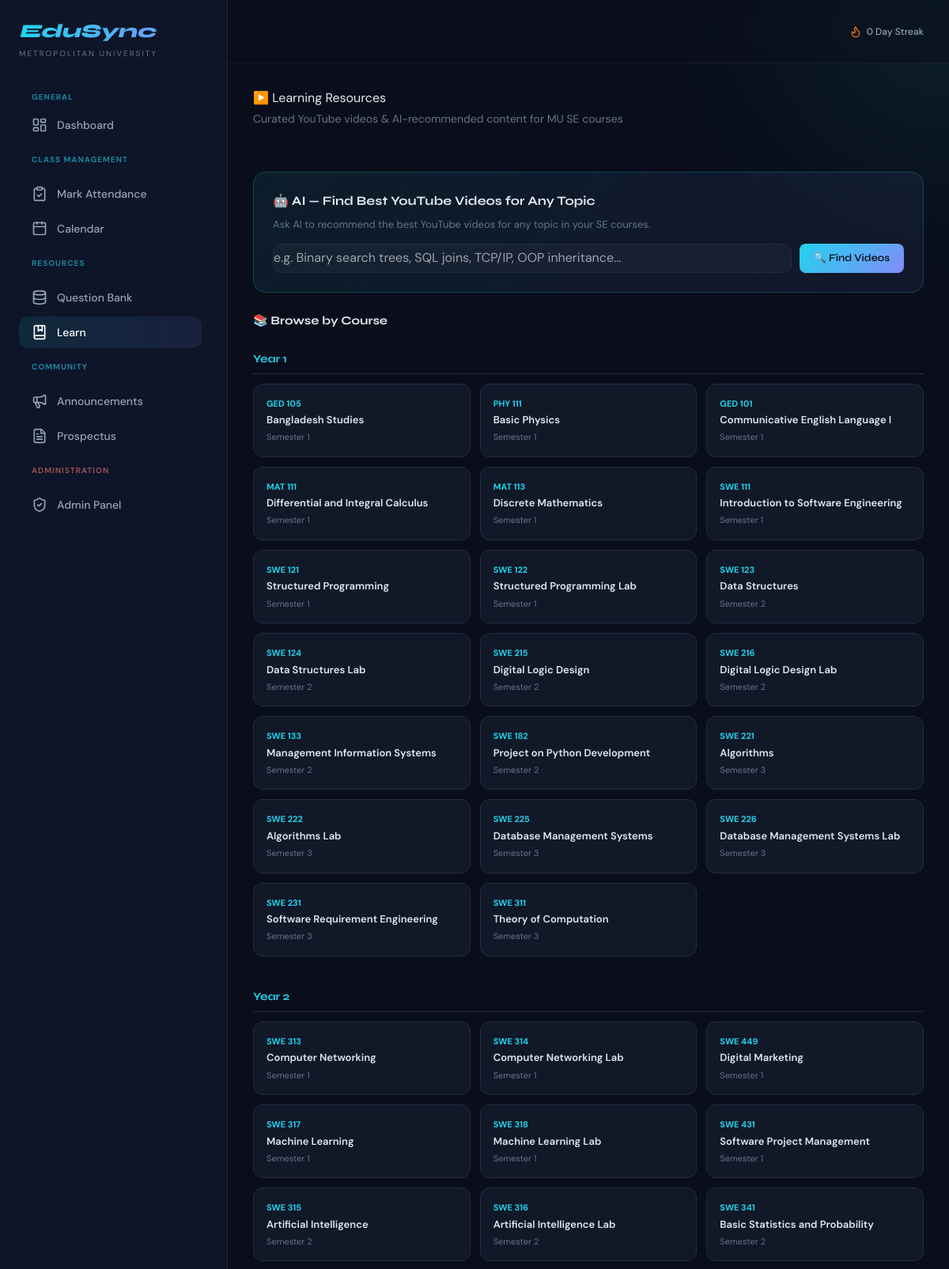
Screenshot of /learn (signed in, upper part) with the database file from the repository.
### tables this page shows
CREATE TABLE users (
    id INT AUTO_INCREMENT PRIMARY KEY,
    name VARCHAR(100) NOT NULL,
    email VARCHAR(150) NOT NULL UNIQUE,
    password VARCHAR(255) NOT NULL,
    avatar VARCHAR(255) DEFAULT 'default.png',
    student_id VARCHAR(30),
    batch VARCHAR(20),
    semester INT DEFAULT 1,
    department VARCHAR(100) DEFAULT 'Software Engineering',
    bio TEXT,
    streak INT DEFAULT 0,
    last_active DATE,
    role ENUM('student','faculty','admin') DEFAULT 'student',
    created_at TIMESTAMP DEFAULT CURRENT_TIMESTAMP
);

CREATE TABLE courses (
    id INT AUTO_INCREMENT PRIMARY KEY,
    name VARCHAR(200) NOT NULL,
    code VARCHAR(30) UNIQUE,
    year INT NOT NULL,
    semester INT NOT NULL,
    batch VARCHAR(20),
    department VARCHAR(100) DEFAULT 'Software Engineering',
    description TEXT,
    status ENUM('active','reserved') DEFAULT 'active',
    created_at TIMESTAMP DEFAULT CURRENT_TIMESTAMP
);

### app/Views/pages/learn.php (the view, shortened to what the rows shown need)
<?php $currentPage = 'learn'; ?>
<div class="topbar">
    <div>
        <div class="page-title">▶️ Learning Resources</div>
        <div class="page-sub">Curated YouTube videos & AI-recommended content for MU SE courses</div>
    </div>
</div>
<div class="ai-search-box">
    <div class="ai-search-title">🤖 AI — Find Best YouTube Videos for Any Topic</div>
    <p style="font-size:13px;color:var(--muted);margin-bottom:14px;">Ask AI to recommend the best YouTube videos for any topic in your SE courses.</p>
    <div style="display:flex;gap:10px;">
        <input type="text" id="aiTopicInput" placeholder="e.g. Binary search trees, SQL joins, TCP/IP, OOP inheritance..." style="flex:1;margin:0;">
        <button class="btn btn-primary" onclick="aiSearchVideos()">🔍 Find Videos</button>
    </div>
</div>
<div style="margin-bottom:16px;">
    <div style="font-family:'Syne',sans-serif;font-size:15px;font-weight:700;margin-bottom:14px;">📚 Browse by Course</div>
    <?php
    $yearGroups = [];
    foreach ($courses as $c) $yearGroups[$c['year']][] = $c;
    foreach ($yearGroups as $yr => $yCourses):
    ?>
    <div class="year-header">Year <?= $yr ?></div>
    <div class="course-grid">
        <?php foreach ($yCourses as $c): ?>
        <a href="/learn?course=<?= $c['id'] ?>" class="course-card <?= $selectedCourseId == $c['id'] ? 'active' : '' ?>">
            <div class="course-code"><?= htmlspecialchars($c['code']) ?></div>
            <div class="course-name"><?= htmlspecialchars($c['name']) ?></div>
            <div class="course-year">Semester <?= $c['semester'] ?></div>
        </a>
        <?php endforeach; ?>
    </div>
    <?php endforeach; ?>
</div>

### app/Views/layouts/layout.php (shortened to what the rows shown need)
<!DOCTYPE html>
<html lang="en" class="dark">
<head>
    <script src="https://cdn.tailwindcss.com"></script>
    <link rel="stylesheet" href="/assets/css/style.css">
</head>
<body class="bg-[#0a0e1a] text-slate-200 font-sans antialiased min-h-screen" x-data="{ sidebarOpen: true }">
    <div class="flex">
        <?php if (isset($user) && $user): ?>
            <aside
                class="fixed inset-y-0 left-0 z-50 w-72 bg-[#0f172a]/95 backdrop-blur-xl border-r border-slate-800 transition-transform duration-300 transform lg:translate-x-0 lg:static lg:inset-0"
                :class="sidebarOpen ? 'translate-x-0' : '-translate-x-full'"
            >
                <div class="flex flex-col h-full p-6">
                    <div class="mb-10">
                        <h1 class="font-syne text-2xl font-extrabold bg-gradient-to-r from-accent-cyan to-accent-purple bg-clip-text text-transparent italic">
                        </h1>
                        <p class="text-[10px] text-slate-500 uppercase tracking-[0.2em] mt-1">METROPOLITAN UNIVERSITY</p>
                    </div>
                    <nav class="flex-1 space-y-1 overflow-y-auto pr-2 custom-scrollbar">
                        <div class="text-[10px] font-bold text-accent-cyan uppercase tracking-widest px-4 mb-2 opacity-60">General</div>
                        <a href="/dashboard" class="flex items-center gap-3 px-4 py-2.5 rounded-xl transition-all duration-200 group <?php echo ($currentPage ?? '') === 'dashboard' ? 'nav-link-active' : 'text-slate-400 hover:bg-white/5 hover:text-white'; ?>">
                            <i data-lucide="layout-dashboard" class="w-5 h-5"></i>
                            <span class="text-sm font-medium">Dashboard</span>
                        </a>
                        <?php if ($this->session->isFaculty()): ?>
                        <div class="pt-3 pb-1">
                            <div class="text-[10px] font-bold text-accent-cyan uppercase tracking-widest px-4 mb-2 opacity-60">Class Management</div>
                        </div>
                        <a href="/admin/attendance" class="flex items-center gap-3 px-4 py-2.5 rounded-xl transition-all duration-200 group <?php echo ($currentPage ?? '') === 'attendance' ? 'nav-link-active' : 'text-slate-400 hover:bg-white/5 hover:text-white'; ?>">
                            <i data-lucide="clipboard-check" class="w-5 h-5"></i>
                            <span class="text-sm font-medium">Mark Attendance</span>
                        </a>
                        <?php endif; ?>
                        <a href="/calendar" class="flex items-center gap-3 px-4 py-2.5 rounded-xl transition-all duration-200 group <?php echo ($currentPage ?? '') === 'calendar' ? 'nav-link-active' : 'text-slate-400 hover:bg-white/5 hover:text-white'; ?>">
                            <i data-lucide="calendar" class="w-5 h-5"></i>
                            <span class="text-sm font-medium">Calendar</span>
                        </a>
                        <div class="pt-3 pb-1">
                            <div class="text-[10px] font-bold text-accent-cyan uppercase tracking-widest px-4 mb-2 opacity-60">Resources</div>
                        </div>
                        <a href="/question-bank" class="flex items-center gap-3 px-4 py-2.5 rounded-xl transition-all duration-200 group <?php echo ($currentPage ?? '') === 'question-bank' ? 'nav-link-active' : 'text-slate-400 hover:bg-white/5 hover:text-white'; ?>">
                            <i data-lucide="database" class="w-5 h-5"></i>
                            <span class="text-sm font-medium">Question Bank</span>
                        </a>
                        <a href="/learn" class="flex items-center gap-3 px-4 py-2.5 rounded-xl transition-all duration-200 group <?php echo ($currentPage ?? '') === 'learn' ? 'nav-link-active' : 'text-slate-400 hover:bg-white/5 hover:text-white'; ?>">
                            <i data-lucide="book-marked" class="w-5 h-5"></i>
                            <span class="text-sm font-medium">Learn</span>
                        </a>
                        <div class="pt-3 pb-1">
                            <div class="text-[10px] font-bold text-accent-cyan uppercase tracking-widest px-4 mb-2 opacity-60">Community</div>
                        </div>
                        <a href="/announcements" class="flex items-center gap-3 px-4 py-2.5 rounded-xl transition-all duration-200 group <?php echo ($currentPage ?? '') === 'announcements' ? 'nav-link-active' : 'text-slate-400 hover:bg-white/5 hover:text-white'; ?>">
                            <i data-lucide="megaphone" class="w-5 h-5"></i>
                            <span class="text-sm font-medium">Announcements</span>
                        </a>
                        <a href="/prospectus" class="flex items-center gap-3 px-4 py-2.5 rounded-xl transition-all duration-200 group <?php echo ($currentPage ?? '') === 'prospectus' ? 'nav-link-active' : 'text-slate-400 hover:bg-white/5 hover:text-white'; ?>">
                            <i data-lucide="file-text" class="w-5 h-5"></i>
                            <span class="text-sm font-medium">Prospectus</span>
                        </a>
                        <?php if ($this->session->userRole() === 'admin'): ?>
                            <div class="pt-3 pb-1">
                                <div class="text-[10px] font-bold text-red-400 uppercase tracking-widest px-4 mb-2 opacity-60">Administration</div>
                            </div>
                            <a href="/admin" class="flex items-center gap-3 px-4 py-2.5 rounded-xl transition-all duration-200 group <?php echo ($currentPage ?? '') === 'admin' ? 'nav-link-active' : 'text-slate-400 hover:bg-white/5 hover:text-white'; ?>">
                                <i data-lucide="shield-check" class="w-5 h-5"></i>
                                <span class="text-sm font-medium">Admin Panel</span>
                            </a>
                        <?php endif; ?>
                    </nav>
                </div>
            </aside>
            <div class="flex-1 flex flex-col min-h-screen relative overflow-hidden">
                <div class="absolute top-0 right-0 -z-10 w-96 h-96 bg-accent-cyan/10 blur-[120px] rounded-full translate-x-1/2 -translate-y-1/2"></div>
                <header class="h-20 flex items-center justify-between px-8 bg-[#0a0e1a]/50 backdrop-blur-md sticky top-0 z-40 border-b border-white/5">
                    <div class="flex-1 flex items-center justify-end gap-6">
                        <div class="hidden md:flex items-center gap-4 text-xs font-medium text-slate-400">
                            <span class="flex items-center gap-1.5"><i data-lucide="flame" class="w-4 h-4 text-orange-500"></i> <?php echo $user['streak'] ?? 0; ?> Day Streak</span>
                        </div>
                    </div>
                </header>
                <main class="flex-1 p-8">
                    <div class="animate-in fade-in duration-700">
                        <?php echo $content; ?>
                    </div>
                </main>
            </div>
        <?php endif; ?>
    </div>
</body>
</html>

### rows the page displays
users: streak "0"
courses: code "GED 105", name "Bangladesh Studies", semester "1"
courses: code "PHY 111", name "Basic Physics", semester "1"
courses: code "GED 101", name "Communicative English Language I", semester "1"
courses: code "MAT 111", name "Differential and Integral Calculus", semester "1"
courses: code "MAT 113", name "Discrete Mathematics", semester "1"
courses: code "SWE 111", name "Introduction to Software Engineering", semester "1"
courses: code "SWE 121", name "Structured Programming", semester "1"
courses: code "SWE 122", name "Structured Programming Lab", semester "1"
courses: code "SWE 123", name "Data Structures", semester "2"
courses: code "SWE 124", name "Data Structures Lab", semester "2"
courses: code "SWE 215", name "Digital Logic Design", semester "2"
courses: code "SWE 216", name "Digital Logic Design Lab", semester "2"
courses: code "SWE 133", name "Management Information Systems", semester "2"
courses: code "SWE 182", name "Project on Python Development", semester "2"
courses: code "SWE 221", name "Algorithms", semester "3"
courses: code "SWE 222", name "Algorithms Lab", semester "3"
courses: code "SWE 225", name "Database Management Systems", semester "3"
courses: code "SWE 226", name "Database Management Systems Lab", semester "3"
courses: code "SWE 231", name "Software Requirement Engineering", semester "3"
courses: code "SWE 311", name "Theory of Computation", semester "3"
courses: code "SWE 313", name "Computer Networking", semester "1"
courses: code "SWE 314", name "Computer Networking Lab", semester "1"
courses: code "SWE 449", name "Digital Marketing", semester "1"
courses: code "SWE 317", name "Machine Learning", semester "1"
courses: code "SWE 318", name "Machine Learning Lab", semester "1"
courses: code "SWE 431", name "Software Project Management", semester "1"
courses: code "SWE 315", name "Artificial Intelligence", semester "2"
courses: code "SWE 316", name "Artificial Intelligence Lab", semester "2"
courses: code "SWE 341", name "Basic Statistics and Probability", semester "2"

### other values shown
$yr "1"
$yr "2"
